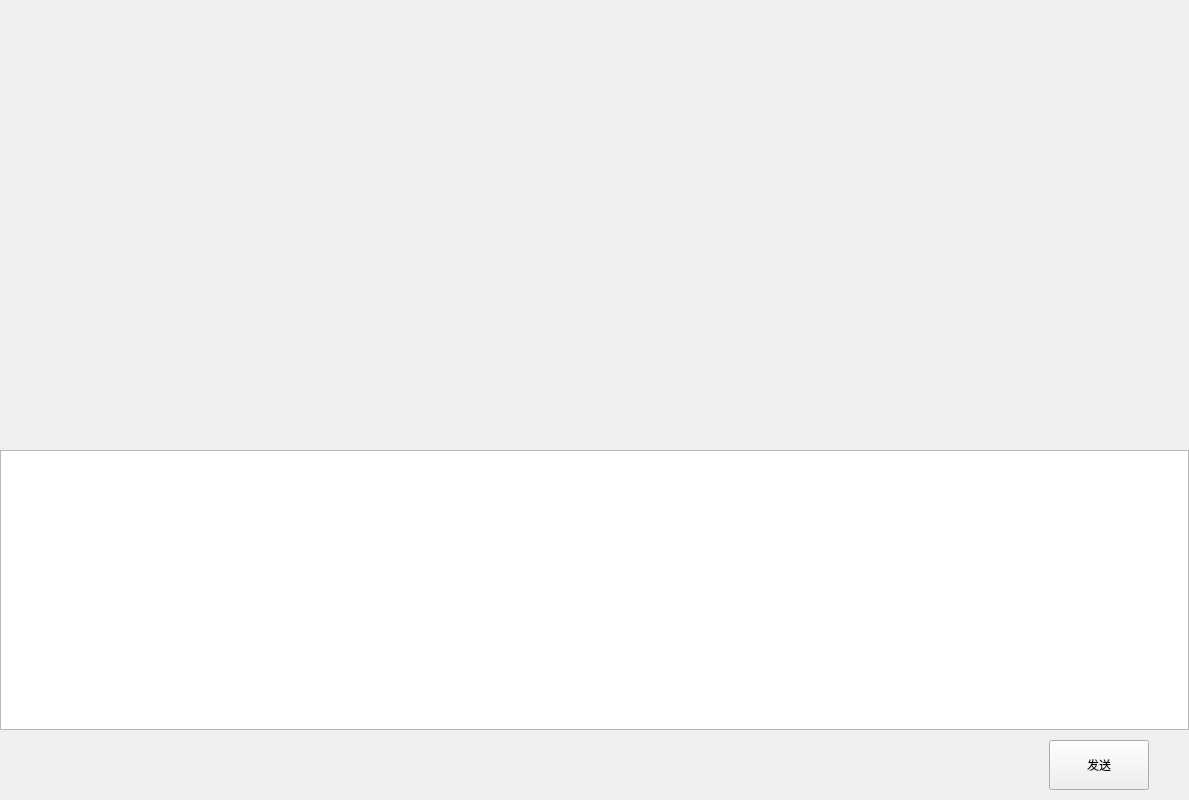
<?xml version="1.0" encoding="UTF-8"?>
<ui version="4.0">
 <class>ChatInterface</class>
 <widget class="QWidget" name="ChatInterface">
  <property name="geometry">
   <rect>
    <x>0</x>
    <y>0</y>
    <width>1189</width>
    <height>800</height>
   </rect>
  </property>
  <property name="minimumSize">
   <size>
    <width>0</width>
    <height>0</height>
   </size>
  </property>
  <property name="maximumSize">
   <size>
    <width>11111111</width>
    <height>11111111</height>
   </size>
  </property>
  <property name="windowTitle">
   <string>Form</string>
  </property>
  <layout class="QVBoxLayout" name="verticalLayout">
   <property name="spacing">
    <number>0</number>
   </property>
   <property name="leftMargin">
    <number>0</number>
   </property>
   <property name="topMargin">
    <number>0</number>
   </property>
   <property name="rightMargin">
    <number>0</number>
   </property>
   <property name="bottomMargin">
    <number>0</number>
   </property>
   <item>
    <widget class="QWidget" name="widget_3" native="true">
     <property name="minimumSize">
      <size>
       <width>0</width>
       <height>58</height>
      </size>
     </property>
     <property name="maximumSize">
      <size>
       <width>16777215</width>
       <height>58</height>
      </size>
     </property>
     <layout class="QHBoxLayout" name="horizontalLayout_3">
      <item>
       <widget class="QLabel" name="nameLabel">
        <property name="maximumSize">
         <size>
          <width>16777215</width>
          <height>100</height>
         </size>
        </property>
        <property name="text">
         <string/>
        </property>
       </widget>
      </item>
     </layout>
    </widget>
   </item>
   <item>
    <widget class="ChatDataList" name="chatDateList" native="true">
     <property name="enabled">
      <bool>true</bool>
     </property>
     <property name="minimumSize">
      <size>
       <width>600</width>
       <height>0</height>
      </size>
     </property>
    </widget>
   </item>
   <item>
    <widget class="QWidget" name="functionWidget" native="true">
     <property name="minimumSize">
      <size>
       <width>0</width>
       <height>50</height>
      </size>
     </property>
     <property name="maximumSize">
      <size>
       <width>16777215</width>
       <height>50</height>
      </size>
     </property>
     <layout class="QHBoxLayout" name="horizontalLayout">
      <property name="spacing">
       <number>15</number>
      </property>
      <property name="leftMargin">
       <number>10</number>
      </property>
      <property name="topMargin">
       <number>3</number>
      </property>
      <property name="rightMargin">
       <number>0</number>
      </property>
      <property name="bottomMargin">
       <number>3</number>
      </property>
      <item>
       <widget class="ClickLabel" name="emojiLabel">
        <property name="minimumSize">
         <size>
          <width>40</width>
          <height>40</height>
         </size>
        </property>
        <property name="maximumSize">
         <size>
          <width>40</width>
          <height>40</height>
         </size>
        </property>
        <property name="text">
         <string/>
        </property>
       </widget>
      </item>
      <item>
       <widget class="ClickLabel" name="fileLabel">
        <property name="minimumSize">
         <size>
          <width>40</width>
          <height>40</height>
         </size>
        </property>
        <property name="maximumSize">
         <size>
          <width>40</width>
          <height>40</height>
         </size>
        </property>
        <property name="text">
         <string/>
        </property>
       </widget>
      </item>
      <item>
       <spacer name="horizontalSpacer">
        <property name="orientation">
         <enum>Qt::Horizontal</enum>
        </property>
        <property name="sizeHint" stdset="0">
         <size>
          <width>40</width>
          <height>20</height>
         </size>
        </property>
       </spacer>
      </item>
     </layout>
    </widget>
   </item>
   <item>
    <widget class="MessageTextEdit" name="chatEdit">
     <property name="minimumSize">
      <size>
       <width>0</width>
       <height>280</height>
      </size>
     </property>
     <property name="maximumSize">
      <size>
       <width>1111111</width>
       <height>280</height>
      </size>
     </property>
     <property name="font">
      <font>
       <pointsize>14</pointsize>
      </font>
     </property>
    </widget>
   </item>
   <item>
    <widget class="QWidget" name="btnWidget" native="true">
     <property name="minimumSize">
      <size>
       <width>1</width>
       <height>70</height>
      </size>
     </property>
     <property name="maximumSize">
      <size>
       <width>16777215</width>
       <height>70</height>
      </size>
     </property>
     <property name="layoutDirection">
      <enum>Qt::LeftToRight</enum>
     </property>
     <layout class="QHBoxLayout" name="horizontalLayout_2">
      <property name="rightMargin">
       <number>40</number>
      </property>
      <item>
       <spacer name="horizontalSpacer_2">
        <property name="orientation">
         <enum>Qt::Horizontal</enum>
        </property>
        <property name="sizeHint" stdset="0">
         <size>
          <width>40</width>
          <height>20</height>
         </size>
        </property>
       </spacer>
      </item>
      <item>
       <widget class="QPushButton" name="sendButton">
        <property name="sizePolicy">
         <sizepolicy hsizetype="Fixed" vsizetype="Fixed">
          <horstretch>0</horstretch>
          <verstretch>0</verstretch>
         </sizepolicy>
        </property>
        <property name="minimumSize">
         <size>
          <width>100</width>
          <height>50</height>
         </size>
        </property>
        <property name="maximumSize">
         <size>
          <width>100</width>
          <height>50</height>
         </size>
        </property>
        <property name="text">
         <string>发送</string>
        </property>
       </widget>
      </item>
     </layout>
    </widget>
   </item>
  </layout>
 </widget>
 <customwidgets>
  <customwidget>
   <class>MessageTextEdit</class>
   <extends>QTextEdit</extends>
   <header>widgets/messagetextedit.h</header>
  </customwidget>
  <customwidget>
   <class>ClickLabel</class>
   <extends>QLabel</extends>
   <header>widgets/clicklabel.h</header>
  </customwidget>
  <customwidget>
   <class>ChatDataList</class>
   <extends>QWidget</extends>
   <header>data/chatdatalist.h</header>
   <container>1</container>
  </customwidget>
 </customwidgets>
 <resources/>
 <connections/>
</ui>
